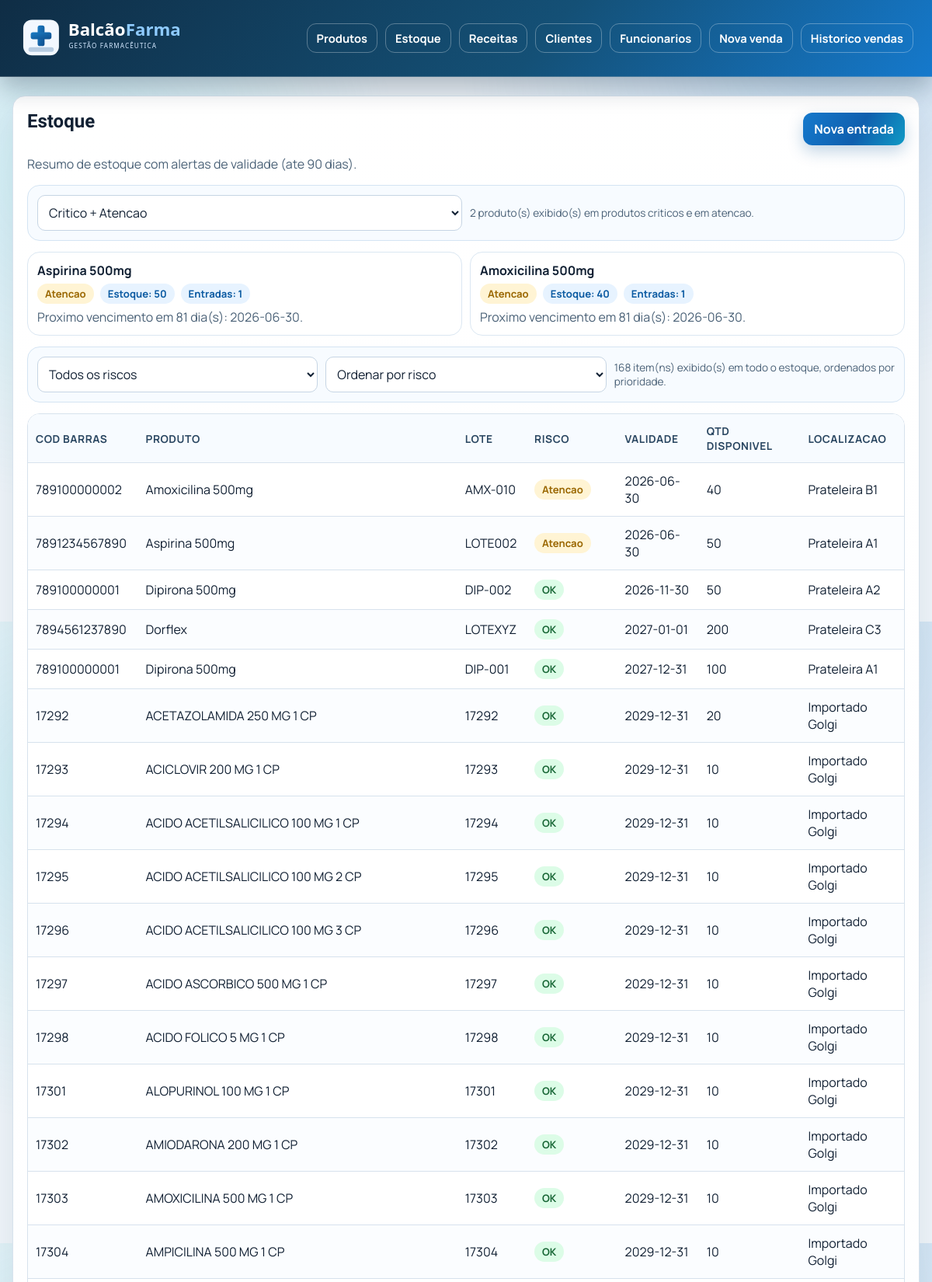
The page /estoque (upper part) on the database its author committed.
### tables this page shows
CREATE TABLE Produto (
    cod_barras VARCHAR(50) PRIMARY KEY,
    marca VARCHAR(100),
    nome VARCHAR(255) NOT NULL,
    tipo VARCHAR(100),
    precisa_receita BOOLEAN,
    preco DECIMAL(10, 2) NOT NULL,
    ativo BOOLEAN NOT NULL DEFAULT TRUE
);

CREATE TABLE Estoque (
    cod_barras VARCHAR(50),
    lote VARCHAR(50),
    quantidade_disponivel INT NOT NULL,
    data_validade DATE,
    localizacao VARCHAR(100),
    PRIMARY KEY (cod_barras, lote),
    FOREIGN KEY (cod_barras) REFERENCES Produto(cod_barras)
);

### App/Views/MainView.php (called while the page is built, shortened)
<?php
class MainView
{
	private string $fileName;
	public function __construct(string $fileName)
	{
		$this->fileName = $fileName;
	}
	public function render(array $params = []): void
	{
		$viewFile = __DIR__ . '/pages/' . $this->fileName . '.php';
		require __DIR__ . '/pages/_layout_header.php';
		require $viewFile;
		require __DIR__ . '/pages/_layout_footer.php';
	}
}

### App/Controllers/Controller.php (called while the page is built, shortened)
<?php
class Controller
{
	private array $params = [];
	protected function render(string $viewName): void
	{
		$view = new MainView($viewName);
		$view->render($this->params);
	}
	protected function addParam(string $key, mixed $value): void
	{
		$this->params[$key] = $value;
	}
}

### App/Controllers/LotesController.php (called while the page is built, shortened)
<?php
class LotesController extends Controller
{
	private LoteDAO $loteDAO;
	public function __construct(array $segments = [])
	{
		$this->loteDAO = new LoteDAO();
	}
	public function executar(): void
	{
		$this->listar();
	}
	private function listar(): void
	{
		$this->addParam('lotes', $this->loteDAO->listar());
		$this->addParam('resumoEstoque', $this->mapearRiscoResumo($this->loteDAO->resumoEstoquePorProduto()));
		$this->render('lotes/listar');
	}
	private function mapearRiscoResumo(array $resumo): array
	{
		$hoje = new \DateTimeImmutable('today');
		$saida = [];
		foreach ($resumo as $row) {
			$estoque = (int) ($row['estoque_valido'] ?? 0);
			$proximaValidade = $row['proxima_validade'] ?? null;
			$risco = 'ok';
			$dias = null;
			if ($estoque <= 0 || $proximaValidade === null) {
				$risco = 'sem_estoque';
			} else {
				$validade = new \DateTimeImmutable((string) $proximaValidade);
				$intervalo = $hoje->diff($validade);
				$dias = (int) $intervalo->format('%r%a');
				if ($dias <= self::DIAS_RISCO_CRITICO) {
					$risco = 'critico';
				} elseif ($dias <= self::DIAS_RISCO_ATENCAO) {
					$risco = 'atencao';
				}
			}
			$row['dias_para_vencer'] = $dias;
			$row['risco_validade'] = $risco;
			$saida[] = $row;
		}
		return $saida;
	}
}

### App/Application.php (called while the page is built, shortened)
<?php
class Application
{
	public function executar(): void
	{
		$rawUrl = $_GET['url'] ?? '';
		$segments = $this->parseUrl($rawUrl);
		$controller = new $controllerFqcn($segments);
		$controller->executar();
	}
	private function parseUrl(string $url): array
	{
		$url = trim($url);
		$clean = trim($url, '/');
		return array_values(array_filter(explode('/', $clean), static function ($part) {
			return $part !== '';
		}));
	}
}

### index.php (called while the page is built, shortened)
<?php
$app = new Application();
$app->executar();

### App/DAO/LoteDAO.php (called while the page is built, shortened)
<?php
class LoteDAO
{
	private PDO $conn;
	public function __construct()
	{
		$this->conn = Connection::getConn();
	}
	public function listar(): array
	{
		$sql = "SELECT e.cod_barras,
					   e.cod_barras AS id,
					   e.lote AS numero_lote,
					   e.data_validade AS validade,
					   e.quantidade_disponivel,
					   e.localizacao,
					   p.nome AS produto_nome
				FROM Estoque e
				INNER JOIN Produto p ON p.cod_barras = e.cod_barras
				ORDER BY e.data_validade ASC, e.lote ASC";
		$stmt = $this->conn->query($sql);
		return $stmt->fetchAll();
	}
	public function resumoEstoquePorProduto(): array
	{
		$sql = 'SELECT p.cod_barras AS cod_barras,
				   p.nome AS produto_nome,
				   COALESCE(SUM(CASE
					   WHEN le.quantidade_disponivel > 0 AND le.data_validade >= CURDATE() THEN le.quantidade_disponivel
					   ELSE 0
				   END), 0) AS estoque_valido,
				   MIN(CASE
					   WHEN le.quantidade_disponivel > 0 AND le.data_validade >= CURDATE() THEN le.data_validade
					   ELSE NULL
				   END) AS proxima_validade,
				   COALESCE(SUM(CASE
					   WHEN le.quantidade_disponivel > 0 AND le.data_validade >= CURDATE() THEN 1
					   ELSE 0
				   END), 0) AS lotes_validos
				FROM Produto p
				LEFT JOIN Estoque le ON le.cod_barras = p.cod_barras
				WHERE p.ativo = 1
				GROUP BY p.cod_barras, p.nome
				ORDER BY estoque_valido DESC, p.nome ASC';
		$stmt = $this->conn->query($sql);
		return $stmt->fetchAll();
	}
}

### App/DAO/Connection.php (called while the page is built, shortened)
<?php
class Connection
{
	private static ?PDO $conn = null;
	public static function getConn(): PDO
	{
		if (self::$conn === null) {
			$host = getenv('DB_HOST') ?: '127.0.0.1';
			$port = getenv('DB_PORT') ?: '3306';
			$name = getenv('DB_NAME') ?: 'farmacia_db';
			$user = getenv('DB_USER') ?: 'root';
			$pass = getenv('DB_PASS') ?: '';
			$dsn = sprintf('mysql:host=%s;port=%s;dbname=%s;charset=utf8mb4', $host, $port, $name);
			try {
				self::$conn = new PDO($dsn, $user, $pass, [
					PDO::ATTR_ERRMODE => PDO::ERRMODE_EXCEPTION,
					PDO::ATTR_DEFAULT_FETCH_MODE => PDO::FETCH_ASSOC,
				]);
			} catch (PDOException $e) {
				http_response_code(500);
				die('Database connection failed: ' . $e->getMessage());
			}
		}
		return self::$conn;
	}
}

### App/Views/pages/lotes/listar.php (the view, shortened to what this page needs)
<?php $baseUrl = (string) ($GLOBALS['BASE_URL'] ?? ''); ?>
<div class="card">
	<div class="section-head">
		<h2>Estoque</h2>
		<a class="btn-inline" href="<?= htmlspecialchars($baseUrl . '/estoque/novo', ENT_QUOTES, 'UTF-8') ?>">Nova entrada</a>
	</div>
	<p class="muted">Resumo de estoque com alertas de validade (ate <?= (int) ($diasRiscoAtencao ?? 90) ?> dias).</p>
	<?php if (!empty($resumoEstoque)): ?>
		<div class="search-panel">
			<div class="search-grid" style="grid-template-columns: minmax(220px, 1fr) minmax(180px, 1fr);">
				<select id="resumo-risco-filtro">
					<option value="atencao_critico" selected>Critico + Atencao</option>
				</select>
				<p class="helper-text" id="resumo-risco-status" style="margin: 0; align-self: center;" aria-live="polite">Exibindo produtos com maior prioridade.</p>
			</div>
		</div>
	<?php endif; ?>
	<div class="summary-grid" id="resumo-estoque-grid">
		<?php if (empty($resumoEstoque)): ?>
			<div class="summary-card">
				<h4>Sem produtos ativos</h4>
				<p>Cadastre produtos para iniciar o controle de estoque.</p>
			</div>
		<?php else: ?>
			<?php foreach ($resumoEstoque as $resumo): ?>
				<?php
				$risco = (string) ($resumo['risco_validade'] ?? 'ok');
				$estoque = (int) ($resumo['estoque_valido'] ?? 0);
				$dias = $resumo['dias_para_vencer'] !== null ? (int) $resumo['dias_para_vencer'] : null;
				$classe = 'pill-ok';
				$label = 'OK';
				if ($risco === 'critico') {
					$classe = 'pill-critico';
					$label = 'Critico';
				} elseif ($risco === 'atencao') {
					$classe = 'pill-atencao';
					$label = 'Atencao';
				} elseif ($risco === 'sem_estoque') {
					$classe = 'pill-sem-estoque';
					$label = 'Sem estoque';
				}
				?>
				<div class="summary-card" data-risco="<?= htmlspecialchars($risco, ENT_QUOTES, 'UTF-8') ?>">
					<h4><?= htmlspecialchars($resumo['produto_nome'], ENT_QUOTES, 'UTF-8') ?></h4>
					<div class="pills" style="margin: 6px 0;">
						<span class="pill <?= $classe ?>"><?= $label ?></span>
						<span class="pill">Estoque: <?= $estoque ?></span>
						<span class="pill">Entradas: <?= (int) ($resumo['lotes_validos'] ?? 0) ?></span>
					</div>
					<p>
						<?php if ($dias === null): ?>
							Sem entrada valida para venda.
						<?php else: ?>
							Proximo vencimento em <?= $dias ?> dia(s): <?= htmlspecialchars((string) $resumo['proxima_validade'], ENT_QUOTES, 'UTF-8') ?>.
						<?php endif; ?>
					</p>
				</div>
			<?php endforeach; ?>
		<?php endif; ?>
	</div>
	<?php if (!empty($lotes)): ?>
		<div class="search-panel">
			<div class="search-grid" style="grid-template-columns: minmax(190px, 1fr) minmax(220px, 1fr) minmax(240px, 1fr);">
				<select id="lista-risco-filtro">
					<option value="todos" selected>Todos os riscos</option>
				</select>
				<select id="lista-ordem">
					<option value="risco" selected>Ordenar por risco</option>
				</select>
				<p class="helper-text" id="lista-lotes-status" style="margin: 0; align-self: center;" aria-live="polite">Mostrando todo o estoque.</p>
			</div>
		</div>
	<?php endif; ?>
	<div class="table-wrap">
		<table>
			<thead>
				<tr>
					<th>Cod barras</th>
					<th>Produto</th>
					<th>Lote</th>
					<th>Risco</th>
					<th>Validade</th>
					<th>Qtd disponivel</th>
					<th>Localizacao</th>
				</tr>
			</thead>
			<tbody>
				<?php if (empty($lotes)): ?>
					<tr><td colspan="7">Nenhum lote cadastrado.</td></tr>
				<?php else: ?>
					<?php foreach ($lotes as $lote): ?>
						<?php
						$qtd = (int) $lote['quantidade_disponivel'];
						$validadeRaw = (string) $lote['validade'];
						$hoje = new DateTimeImmutable('today');
						$validade = new DateTimeImmutable($validadeRaw);
						$dias = (int) $hoje->diff($validade)->format('%r%a');
						$riscoTabela = 'ok';
						$labelTabela = 'OK';
						$classeTabela = 'pill-ok';
						if ($qtd <= 0 || $dias < 0) {
							$riscoTabela = 'sem_estoque';
							$labelTabela = 'Sem estoque';
							$classeTabela = 'pill-sem-estoque';
						} elseif ($dias <= 30) {
							$riscoTabela = 'critico';
							$labelTabela = 'Critico';
							$classeTabela = 'pill-critico';
						} elseif ($dias <= (int) ($diasRiscoAtencao ?? 90)) {
							$riscoTabela = 'atencao';
							$labelTabela = 'Atencao';
							$classeTabela = 'pill-atencao';
						}
						?>
						<tr
							data-risco="<?= htmlspecialchars($riscoTabela, ENT_QUOTES, 'UTF-8') ?>"
							data-vencido="<?= $dias < 0 ? '1' : '0' ?>"
							data-dias="<?= $dias ?>"
							data-qtd="<?= $qtd ?>"
							data-produto="<?= htmlspecialchars(strtolower((string) $lote['produto_nome']), ENT_QUOTES, 'UTF-8') ?>"
							data-lote="<?= htmlspecialchars(strtolower((string) $lote['numero_lote']), ENT_QUOTES, 'UTF-8') ?>"
						>
							<td><?= htmlspecialchars((string) $lote['cod_barras'], ENT_QUOTES, 'UTF-8') ?></td>
							<td><?= htmlspecialchars($lote['produto_nome'], ENT_QUOTES, 'UTF-8') ?></td>
							<td><?= htmlspecialchars($lote['numero_lote'], ENT_QUOTES, 'UTF-8') ?></td>
							<td><span class="pill <?= $classeTabela ?>"><?= $labelTabela ?></span></td>
							<td><?= htmlspecialchars($lote['validade'], ENT_QUOTES, 'UTF-8') ?></td>
							<td><?= (int) $lote['quantidade_disponivel'] ?></td>
							<td><?= htmlspecialchars((string) ($lote['localizacao'] ?? ''), ENT_QUOTES, 'UTF-8') ?></td>
						</tr>
					<?php endforeach; ?>
				<?php endif; ?>
			</tbody>
		</table>
	</div>
</div>

### App/Views/pages/_layout_header.php (style rules this page uses)
:root { --bg: #edf3f8; --surface: #ffffff; --surface-soft: #f7fbff; --surface-strong: #0f2d45; --text: #112033; --text-soft: #4a6177; --line: #d7e2ed; --accent: #1579cc; --accent-strong: #0a5aa1; --accent-soft: #e7f3ff; --ok-bg: #dcfce7; --ok-text: #166534; --err-bg: #fee2e2; --err-text: #991b1b; --radius-sm: 10px; --radius-ui: 12px; --radius-card: 16px; --radius-lg: 18px; --radius-md: 12px; --shadow: 0 16px 36px rgba(16, 40, 70, 0.08); }
* { box-sizing: border-box; }
body { margin: 0; font-family: "Manrope", "Segoe UI", sans-serif; background: radial-gradient(circle at 88% 6%, rgba(21, 121, 204, 0.18), transparent 36%), radial-gradient(circle at 8% 28%, rgba(31, 194, 212, 0.16), transparent 34%), var(--bg); color: var(--text); min-height: 100vh; }
a { color: var(--accent-strong); }
.card { background: linear-gradient(170deg, #ffffff, #f9fcff 80%); border: 1px solid var(--line); border-radius: var(--radius-card); padding: 18px; margin-bottom: 16px; box-shadow: var(--shadow); animation: card-enter 0.32s ease; }
.card h2, .card h3 { font-family: "Sora", "Manrope", sans-serif; margin-top: 0; }
.section-head { display: flex; align-items: center; justify-content: space-between; gap: 14px; margin-bottom: 10px; }
.muted { color: var(--text-soft); margin-top: 0; }
.btn-inline, button, .button-link { display: inline-flex; align-items: center; justify-content: center; padding: 10px 14px; border-radius: var(--radius-ui); text-decoration: none; font-weight: 700; border: 0; cursor: pointer; transition: transform 0.16s ease, box-shadow 0.16s ease, background-color 0.16s ease; background: linear-gradient(120deg, #1579cc, #0f5fae 55%, #0f9ac5); color: #fff; box-shadow: 0 8px 20px rgba(13, 86, 153, 0.25); }
.table-wrap { overflow-x: auto; border: 1px solid var(--line); border-radius: var(--radius-card); }
table { width: 100%; border-collapse: collapse; background: var(--surface); min-width: 640px; }
th, td { border-bottom: 1px solid var(--line); padding: 12px 10px; text-align: left; }
th { background: var(--surface-soft); font-size: 0.86rem; text-transform: uppercase; letter-spacing: 0.04em; color: #294661; }
tbody tr:nth-child(even) { background: #fbfdff; }
input, select, textarea { padding: 10px; border: 1px solid #c6d5e4; border-radius: var(--radius-sm); font: inherit; background: #fff; color: var(--text); }
.search-panel { background: var(--surface-soft); border: 1px solid #d4e4f3; border-radius: var(--radius-card); padding: 12px; margin-bottom: 14px; }
.search-grid { display: grid; grid-template-columns: minmax(280px, 2fr) repeat(2, minmax(160px, 1fr)); gap: 10px; }
.pills { display: flex; flex-wrap: wrap; gap: 8px; margin-top: 6px; }
.pill { display: inline-flex; padding: 4px 10px; border-radius: 999px; background: var(--accent-soft); color: var(--accent-strong); font-size: 0.82rem; font-weight: 700; }
.pill-atencao { background: #fff4d4; color: #9a6700; }
.summary-grid { display: grid; grid-template-columns: repeat(auto-fit, minmax(220px, 1fr)); gap: 10px; margin-bottom: 14px; }
.summary-card { background: #fff; border: 1px solid #dbe7f2; border-radius: var(--radius-card); padding: 12px; }
.summary-card h4 { margin: 0 0 4px; }
.summary-card p { margin: 0; color: var(--text-soft); }
.helper-text { font-size: 0.85rem; color: var(--text-soft); }

### rows shown on the page
produto: nome "Aspirina 500mg", label "Atencao", estoque "50", lotes_validos "1", dias "81", proxima_validade "2026-06-30"
produto: nome "Amoxicilina 500mg", label "Atencao", estoque "40", lotes_validos "1", dias "81", proxima_validade "2026-06-30"
estoque: cod_barras "789100000002", cod_barras.nome "Amoxicilina 500mg", lote "AMX-010", labelTabela "Atencao", data_validade "2026-06-30", quantidade_disponivel "40", localizacao "Prateleira B1"
estoque: cod_barras "7891234567890", cod_barras.nome "Aspirina 500mg", lote "LOTE002", labelTabela "Atencao", data_validade "2026-06-30", quantidade_disponivel "50", localizacao "Prateleira A1"
estoque: cod_barras "789100000001", cod_barras.nome "Dipirona 500mg", lote "DIP-002", labelTabela "OK", data_validade "2026-11-30", quantidade_disponivel "50", localizacao "Prateleira A2"
estoque: cod_barras "7894561237890", cod_barras.nome "Dorflex", lote "LOTEXYZ", labelTabela "OK", data_validade "2027-01-01", quantidade_disponivel "200", localizacao "Prateleira C3"
estoque: cod_barras "789100000001", cod_barras.nome "Dipirona 500mg", lote "DIP-001", labelTabela "OK", data_validade "2027-12-31", quantidade_disponivel "100", localizacao "Prateleira A1"
estoque: cod_barras "17292", cod_barras.nome "ACETAZOLAMIDA 250 MG 1 CP", lote "17292", labelTabela "OK", data_validade "2029-12-31", quantidade_disponivel "20", localizacao "Importado Golgi"
estoque: cod_barras "17293", cod_barras.nome "ACICLOVIR 200 MG 1 CP", lote "17293", labelTabela "OK", data_validade "2029-12-31", quantidade_disponivel "10", localizacao "Importado Golgi"
estoque: cod_barras "17294", cod_barras.nome "ACIDO ACETILSALICILICO 100 MG 1 CP", lote "17294", labelTabela "OK", data_validade "2029-12-31", quantidade_disponivel "10", localizacao "Importado Golgi"
estoque: cod_barras "17295", cod_barras.nome "ACIDO ACETILSALICILICO 100 MG 2 CP", lote "17295", labelTabela "OK", data_validade "2029-12-31", quantidade_disponivel "10", localizacao "Importado Golgi"
estoque: cod_barras "17296", cod_barras.nome "ACIDO ACETILSALICILICO 100 MG 3 CP", lote "17296", labelTabela "OK", data_validade "2029-12-31", quantidade_disponivel "10", localizacao "Importado Golgi"
estoque: cod_barras "17297", cod_barras.nome "ACIDO ASCORBICO 500 MG 1 CP", lote "17297", labelTabela "OK", data_validade "2029-12-31", quantidade_disponivel "10", localizacao "Importado Golgi"
estoque: cod_barras "17298", cod_barras.nome "ACIDO FOLICO 5 MG 1 CP", lote "17298", labelTabela "OK", data_validade "2029-12-31", quantidade_disponivel "10", localizacao "Importado Golgi"
estoque: cod_barras "17301", cod_barras.nome "ALOPURINOL 100 MG 1 CP", lote "17301", labelTabela "OK", data_validade "2029-12-31", quantidade_disponivel "10", localizacao "Importado Golgi"
estoque: cod_barras "17302", cod_barras.nome "AMIODARONA 200 MG 1 CP", lote "17302", labelTabela "OK", data_validade "2029-12-31", quantidade_disponivel "10", localizacao "Importado Golgi"
estoque: cod_barras "17303", cod_barras.nome "AMOXICILINA 500 MG 1 CP", lote "17303", labelTabela "OK", data_validade "2029-12-31", quantidade_disponivel "10", localizacao "Importado Golgi"
estoque: cod_barras "17304", cod_barras.nome "AMPICILINA 500 MG 1 CP", lote "17304", labelTabela "OK", data_validade "2029-12-31", quantidade_disponivel "10", localizacao "Importado Golgi"

### other values the page prints
$diasRiscoAtencao "90"
